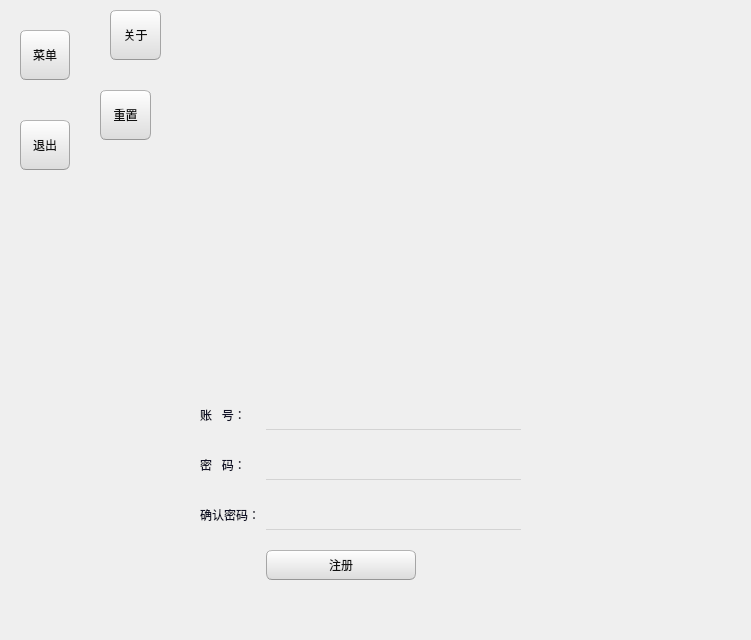
<?xml version="1.0" encoding="UTF-8"?>
<ui version="4.0">
 <class>Register</class>
 <widget class="QWidget" name="Register">
  <property name="geometry">
   <rect>
    <x>0</x>
    <y>0</y>
    <width>751</width>
    <height>640</height>
   </rect>
  </property>
  <property name="minimumSize">
   <size>
    <width>100</width>
    <height>100</height>
   </size>
  </property>
  <property name="maximumSize">
   <size>
    <width>10000</width>
    <height>10000</height>
   </size>
  </property>
  <property name="windowTitle">
   <string>Form</string>
  </property>
  <property name="styleSheet">
   <string notr="true">
QWidget#Register{
	border-image: url(:/image/images/background1.jpg);
}
</string>
  </property>
  <widget class="QPushButton" name="main_menue_btn">
   <property name="geometry">
    <rect>
     <x>20</x>
     <y>30</y>
     <width>50</width>
     <height>50</height>
    </rect>
   </property>
   <property name="styleSheet">
    <string notr="true">QPushButton{
	color:rgb(17,17,17);
	border-width: 1px;
	border-radius: 6px;
	border-bottom-color: rgb(150,150,150);
	border-right-color: rgb(165,165,165);
	border-left-color: rgb(165,165,165);
	border-top-color: rgb(180,180,180);
	border-style: solid;
	padding: 4px;
	background-color: qlineargradient(spread:pad, x1:0.5, y1:1, x2:0.5, y2:0, stop:0 rgba(220, 220, 220, 255), stop:1 rgba(255, 255, 255, 255));
}
QPushButton:hover{
	color:rgb(17,17,17);
	border-width: 1px;
	border-radius:6px;
	border-top-color: rgb(255,150,60);
	border-right-color: qlineargradient(spread:pad, x1:0, y1:1, x2:1, y2:0, stop:0 rgba(200, 70, 20, 255), stop:1 rgba(255,150,60, 255));
	border-left-color:  qlineargradient(spread:pad, x1:1, y1:0, x2:0, y2:0, stop:0 rgba(200, 70, 20, 255), stop:1 rgba(255,150,60, 255));
	border-bottom-color: rgb(200,70,20);
	border-style: solid;
	padding: 2px;
	background-color: qlineargradient(spread:pad, x1:0.5, y1:1, x2:0.5, y2:0, stop:0 rgba(220, 220, 220, 255), stop:1 rgba(255, 255, 255, 255));
}
QPushButton:default{
	color:rgb(17,17,17);
	border-width: 1px;
	border-radius:6px;
	border-top-color: rgb(255,150,60);
	border-right-color: qlineargradient(spread:pad, x1:0, y1:1, x2:1, y2:0, stop:0 rgba(200, 70, 20, 255), stop:1 rgba(255,150,60, 255));
	border-left-color:  qlineargradient(spread:pad, x1:1, y1:0, x2:0, y2:0, stop:0 rgba(200, 70, 20, 255), stop:1 rgba(255,150,60, 255));
	border-bottom-color: rgb(200,70,20);
	border-style: solid;
	padding: 2px;
	background-color: qlineargradient(spread:pad, x1:0.5, y1:1, x2:0.5, y2:0, stop:0 rgba(220, 220, 220, 255), stop:1 rgba(255, 255, 255, 255));
}
QPushButton:pressed{
	color:rgb(17,17,17);
	border-width: 1px;
	border-radius: 6px;
	border-width: 1px;
	border-top-color: rgba(255,150,60,200);
	border-right-color: qlineargradient(spread:pad, x1:0, y1:1, x2:1, y2:0, stop:0 rgba(200, 70, 20, 255), stop:1 rgba(255,150,60, 200));
	border-left-color:  qlineargradient(spread:pad, x1:1, y1:0, x2:0, y2:0, stop:0 rgba(200, 70, 20, 255), stop:1 rgba(255,150,60, 200));
	border-bottom-color: rgba(200,70,20,200);
	border-style: solid;
	padding: 2px;
	background-color: qlineargradient(spread:pad, x1:0.5, y1:0, x2:0.5, y2:1, stop:0 rgba(220, 220, 220, 255), stop:1 rgba(255, 255, 255, 255));
}
QPushButton:disabled{
	color:rgb(174,167,159);
	border-width: 1px;
	border-radius: 6px;
	background-color: qlineargradient(spread:pad, x1:0.5, y1:1, x2:0.5, y2:0, stop:0 rgba(200, 200, 200, 255), stop:1 rgba(230, 230, 230, 255));
}</string>
   </property>
   <property name="text">
    <string>菜单</string>
   </property>
   <property name="checkable">
    <bool>true</bool>
   </property>
   <property name="checked">
    <bool>false</bool>
   </property>
  </widget>
  <widget class="QPushButton" name="exit_menue_btn">
   <property name="geometry">
    <rect>
     <x>20</x>
     <y>120</y>
     <width>50</width>
     <height>50</height>
    </rect>
   </property>
   <property name="styleSheet">
    <string notr="true">QPushButton{
	color:rgb(17,17,17);
	border-width: 1px;
	border-radius: 6px;
	border-bottom-color: rgb(150,150,150);
	border-right-color: rgb(165,165,165);
	border-left-color: rgb(165,165,165);
	border-top-color: rgb(180,180,180);
	border-style: solid;
	padding: 4px;
	background-color: qlineargradient(spread:pad, x1:0.5, y1:1, x2:0.5, y2:0, stop:0 rgba(220, 220, 220, 255), stop:1 rgba(255, 255, 255, 255));
}
QPushButton:hover{
	color:rgb(17,17,17);
	border-width: 1px;
	border-radius:6px;
	border-top-color: rgb(255,150,60);
	border-right-color: qlineargradient(spread:pad, x1:0, y1:1, x2:1, y2:0, stop:0 rgba(200, 70, 20, 255), stop:1 rgba(255,150,60, 255));
	border-left-color:  qlineargradient(spread:pad, x1:1, y1:0, x2:0, y2:0, stop:0 rgba(200, 70, 20, 255), stop:1 rgba(255,150,60, 255));
	border-bottom-color: rgb(200,70,20);
	border-style: solid;
	padding: 2px;
	background-color: qlineargradient(spread:pad, x1:0.5, y1:1, x2:0.5, y2:0, stop:0 rgba(220, 220, 220, 255), stop:1 rgba(255, 255, 255, 255));
}
QPushButton:default{
	color:rgb(17,17,17);
	border-width: 1px;
	border-radius:6px;
	border-top-color: rgb(255,150,60);
	border-right-color: qlineargradient(spread:pad, x1:0, y1:1, x2:1, y2:0, stop:0 rgba(200, 70, 20, 255), stop:1 rgba(255,150,60, 255));
	border-left-color:  qlineargradient(spread:pad, x1:1, y1:0, x2:0, y2:0, stop:0 rgba(200, 70, 20, 255), stop:1 rgba(255,150,60, 255));
	border-bottom-color: rgb(200,70,20);
	border-style: solid;
	padding: 2px;
	background-color: qlineargradient(spread:pad, x1:0.5, y1:1, x2:0.5, y2:0, stop:0 rgba(220, 220, 220, 255), stop:1 rgba(255, 255, 255, 255));
}
QPushButton:pressed{
	color:rgb(17,17,17);
	border-width: 1px;
	border-radius: 6px;
	border-width: 1px;
	border-top-color: rgba(255,150,60,200);
	border-right-color: qlineargradient(spread:pad, x1:0, y1:1, x2:1, y2:0, stop:0 rgba(200, 70, 20, 255), stop:1 rgba(255,150,60, 200));
	border-left-color:  qlineargradient(spread:pad, x1:1, y1:0, x2:0, y2:0, stop:0 rgba(200, 70, 20, 255), stop:1 rgba(255,150,60, 200));
	border-bottom-color: rgba(200,70,20,200);
	border-style: solid;
	padding: 2px;
	background-color: qlineargradient(spread:pad, x1:0.5, y1:0, x2:0.5, y2:1, stop:0 rgba(220, 220, 220, 255), stop:1 rgba(255, 255, 255, 255));
}
QPushButton:disabled{
	color:rgb(174,167,159);
	border-width: 1px;
	border-radius: 6px;
	background-color: qlineargradient(spread:pad, x1:0.5, y1:1, x2:0.5, y2:0, stop:0 rgba(200, 200, 200, 255), stop:1 rgba(230, 230, 230, 255));
}</string>
   </property>
   <property name="text">
    <string>退出</string>
   </property>
  </widget>
  <widget class="QPushButton" name="reset_menue_btn">
   <property name="geometry">
    <rect>
     <x>100</x>
     <y>90</y>
     <width>51</width>
     <height>50</height>
    </rect>
   </property>
   <property name="styleSheet">
    <string notr="true">QPushButton{
	color:rgb(17,17,17);
	border-width: 1px;
	border-radius: 6px;
	border-bottom-color: rgb(150,150,150);
	border-right-color: rgb(165,165,165);
	border-left-color: rgb(165,165,165);
	border-top-color: rgb(180,180,180);
	border-style: solid;
	padding: 4px;
	background-color: qlineargradient(spread:pad, x1:0.5, y1:1, x2:0.5, y2:0, stop:0 rgba(220, 220, 220, 255), stop:1 rgba(255, 255, 255, 255));
}
QPushButton:hover{
	color:rgb(17,17,17);
	border-width: 1px;
	border-radius:6px;
	border-top-color: rgb(255,150,60);
	border-right-color: qlineargradient(spread:pad, x1:0, y1:1, x2:1, y2:0, stop:0 rgba(200, 70, 20, 255), stop:1 rgba(255,150,60, 255));
	border-left-color:  qlineargradient(spread:pad, x1:1, y1:0, x2:0, y2:0, stop:0 rgba(200, 70, 20, 255), stop:1 rgba(255,150,60, 255));
	border-bottom-color: rgb(200,70,20);
	border-style: solid;
	padding: 2px;
	background-color: qlineargradient(spread:pad, x1:0.5, y1:1, x2:0.5, y2:0, stop:0 rgba(220, 220, 220, 255), stop:1 rgba(255, 255, 255, 255));
}
QPushButton:default{
	color:rgb(17,17,17);
	border-width: 1px;
	border-radius:6px;
	border-top-color: rgb(255,150,60);
	border-right-color: qlineargradient(spread:pad, x1:0, y1:1, x2:1, y2:0, stop:0 rgba(200, 70, 20, 255), stop:1 rgba(255,150,60, 255));
	border-left-color:  qlineargradient(spread:pad, x1:1, y1:0, x2:0, y2:0, stop:0 rgba(200, 70, 20, 255), stop:1 rgba(255,150,60, 255));
	border-bottom-color: rgb(200,70,20);
	border-style: solid;
	padding: 2px;
	background-color: qlineargradient(spread:pad, x1:0.5, y1:1, x2:0.5, y2:0, stop:0 rgba(220, 220, 220, 255), stop:1 rgba(255, 255, 255, 255));
}
QPushButton:pressed{
	color:rgb(17,17,17);
	border-width: 1px;
	border-radius: 6px;
	border-width: 1px;
	border-top-color: rgba(255,150,60,200);
	border-right-color: qlineargradient(spread:pad, x1:0, y1:1, x2:1, y2:0, stop:0 rgba(200, 70, 20, 255), stop:1 rgba(255,150,60, 200));
	border-left-color:  qlineargradient(spread:pad, x1:1, y1:0, x2:0, y2:0, stop:0 rgba(200, 70, 20, 255), stop:1 rgba(255,150,60, 200));
	border-bottom-color: rgba(200,70,20,200);
	border-style: solid;
	padding: 2px;
	background-color: qlineargradient(spread:pad, x1:0.5, y1:0, x2:0.5, y2:1, stop:0 rgba(220, 220, 220, 255), stop:1 rgba(255, 255, 255, 255));
}
QPushButton:disabled{
	color:rgb(174,167,159);
	border-width: 1px;
	border-radius: 6px;
	background-color: qlineargradient(spread:pad, x1:0.5, y1:1, x2:0.5, y2:0, stop:0 rgba(200, 200, 200, 255), stop:1 rgba(230, 230, 230, 255));
}</string>
   </property>
   <property name="text">
    <string>重置</string>
   </property>
  </widget>
  <widget class="QPushButton" name="about_menue_btn">
   <property name="geometry">
    <rect>
     <x>110</x>
     <y>10</y>
     <width>51</width>
     <height>50</height>
    </rect>
   </property>
   <property name="styleSheet">
    <string notr="true">QPushButton{
	color:rgb(17,17,17);
	border-width: 1px;
	border-radius: 6px;
	border-bottom-color: rgb(150,150,150);
	border-right-color: rgb(165,165,165);
	border-left-color: rgb(165,165,165);
	border-top-color: rgb(180,180,180);
	border-style: solid;
	padding: 4px;
	background-color: qlineargradient(spread:pad, x1:0.5, y1:1, x2:0.5, y2:0, stop:0 rgba(220, 220, 220, 255), stop:1 rgba(255, 255, 255, 255));
}
QPushButton:hover{
	color:rgb(17,17,17);
	border-width: 1px;
	border-radius:6px;
	border-top-color: rgb(255,150,60);
	border-right-color: qlineargradient(spread:pad, x1:0, y1:1, x2:1, y2:0, stop:0 rgba(200, 70, 20, 255), stop:1 rgba(255,150,60, 255));
	border-left-color:  qlineargradient(spread:pad, x1:1, y1:0, x2:0, y2:0, stop:0 rgba(200, 70, 20, 255), stop:1 rgba(255,150,60, 255));
	border-bottom-color: rgb(200,70,20);
	border-style: solid;
	padding: 2px;
	background-color: qlineargradient(spread:pad, x1:0.5, y1:1, x2:0.5, y2:0, stop:0 rgba(220, 220, 220, 255), stop:1 rgba(255, 255, 255, 255));
}
QPushButton:default{
	color:rgb(17,17,17);
	border-width: 1px;
	border-radius:6px;
	border-top-color: rgb(255,150,60);
	border-right-color: qlineargradient(spread:pad, x1:0, y1:1, x2:1, y2:0, stop:0 rgba(200, 70, 20, 255), stop:1 rgba(255,150,60, 255));
	border-left-color:  qlineargradient(spread:pad, x1:1, y1:0, x2:0, y2:0, stop:0 rgba(200, 70, 20, 255), stop:1 rgba(255,150,60, 255));
	border-bottom-color: rgb(200,70,20);
	border-style: solid;
	padding: 2px;
	background-color: qlineargradient(spread:pad, x1:0.5, y1:1, x2:0.5, y2:0, stop:0 rgba(220, 220, 220, 255), stop:1 rgba(255, 255, 255, 255));
}
QPushButton:pressed{
	color:rgb(17,17,17);
	border-width: 1px;
	border-radius: 6px;
	border-width: 1px;
	border-top-color: rgba(255,150,60,200);
	border-right-color: qlineargradient(spread:pad, x1:0, y1:1, x2:1, y2:0, stop:0 rgba(200, 70, 20, 255), stop:1 rgba(255,150,60, 200));
	border-left-color:  qlineargradient(spread:pad, x1:1, y1:0, x2:0, y2:0, stop:0 rgba(200, 70, 20, 255), stop:1 rgba(255,150,60, 200));
	border-bottom-color: rgba(200,70,20,200);
	border-style: solid;
	padding: 2px;
	background-color: qlineargradient(spread:pad, x1:0.5, y1:0, x2:0.5, y2:1, stop:0 rgba(220, 220, 220, 255), stop:1 rgba(255, 255, 255, 255));
}
QPushButton:disabled{
	color:rgb(174,167,159);
	border-width: 1px;
	border-radius: 6px;
	background-color: qlineargradient(spread:pad, x1:0.5, y1:1, x2:0.5, y2:0, stop:0 rgba(200, 200, 200, 255), stop:1 rgba(230, 230, 230, 255));
}</string>
   </property>
   <property name="text">
    <string>关于</string>
   </property>
  </widget>
  <widget class="QWidget" name="layoutWidget">
   <property name="geometry">
    <rect>
     <x>200</x>
     <y>400</y>
     <width>321</width>
     <height>231</height>
    </rect>
   </property>
   <layout class="QFormLayout" name="formLayout">
    <property name="sizeConstraint">
     <enum>QLayout::SetMinimumSize</enum>
    </property>
    <property name="verticalSpacing">
     <number>20</number>
    </property>
    <item row="0" column="0">
     <widget class="QLabel" name="label">
      <property name="styleSheet">
       <string notr="true">color: rgb(17, 18, 39);

font: 9pt &quot;华文琥珀&quot;;</string>
      </property>
      <property name="text">
       <string>账   号：</string>
      </property>
     </widget>
    </item>
    <item row="0" column="1">
     <widget class="QLineEdit" name="lineEdit">
      <property name="minimumSize">
       <size>
        <width>0</width>
        <height>30</height>
       </size>
      </property>
      <property name="styleSheet">
       <string notr="true">background-color: transparent;
color: rgb(255, 255, 255);
border:none;
border-bottom:1px solid lightgray;</string>
      </property>
     </widget>
    </item>
    <item row="1" column="0">
     <widget class="QLabel" name="label_2">
      <property name="styleSheet">
       <string notr="true">color: rgb(17, 18, 39);

font: 9pt &quot;华文琥珀&quot;;</string>
      </property>
      <property name="text">
       <string>密   码：</string>
      </property>
     </widget>
    </item>
    <item row="1" column="1">
     <widget class="QLineEdit" name="lineEdit_2">
      <property name="minimumSize">
       <size>
        <width>0</width>
        <height>30</height>
       </size>
      </property>
      <property name="styleSheet">
       <string notr="true">background-color: transparent;
color: rgb(255, 255, 255);
border:none;
border-bottom:1px solid lightgray;</string>
      </property>
     </widget>
    </item>
    <item row="2" column="0">
     <widget class="QLabel" name="label_3">
      <property name="styleSheet">
       <string notr="true">color: rgb(17, 18, 39);

font: 9pt &quot;华文琥珀&quot;;</string>
      </property>
      <property name="text">
       <string>确认密码：</string>
      </property>
     </widget>
    </item>
    <item row="2" column="1">
     <widget class="QLineEdit" name="lineEdit_3">
      <property name="minimumSize">
       <size>
        <width>0</width>
        <height>30</height>
       </size>
      </property>
      <property name="styleSheet">
       <string notr="true">background-color: transparent;
color: rgb(255, 255, 255);
border:none;
border-bottom:1px solid lightgray;</string>
      </property>
     </widget>
    </item>
    <item row="3" column="1">
     <widget class="QPushButton" name="pushButton">
      <property name="enabled">
       <bool>true</bool>
      </property>
      <property name="minimumSize">
       <size>
        <width>0</width>
        <height>30</height>
       </size>
      </property>
      <property name="maximumSize">
       <size>
        <width>150</width>
        <height>16777215</height>
       </size>
      </property>
      <property name="cursor">
       <cursorShape>PointingHandCursor</cursorShape>
      </property>
      <property name="styleSheet">
       <string notr="true">QPushButton{
	color:rgb(17,17,17);
	border-width: 1px;
	border-radius: 6px;
	border-bottom-color: rgb(150,150,150);
	border-right-color: rgb(165,165,165);
	border-left-color: rgb(165,165,165);
	border-top-color: rgb(180,180,180);
	border-style: solid;
	padding: 4px;
	background-color: qlineargradient(spread:pad, x1:0.5, y1:1, x2:0.5, y2:0, stop:0 rgba(220, 220, 220, 255), stop:1 rgba(255, 255, 255, 255));
}
QPushButton:hover{
	color:rgb(17,17,17);
	border-width: 1px;
	border-radius:6px;
	border-top-color: rgb(255,150,60);
	border-right-color: qlineargradient(spread:pad, x1:0, y1:1, x2:1, y2:0, stop:0 rgba(200, 70, 20, 255), stop:1 rgba(255,150,60, 255));
	border-left-color:  qlineargradient(spread:pad, x1:1, y1:0, x2:0, y2:0, stop:0 rgba(200, 70, 20, 255), stop:1 rgba(255,150,60, 255));
	border-bottom-color: rgb(200,70,20);
	border-style: solid;
	padding: 2px;
	background-color: qlineargradient(spread:pad, x1:0.5, y1:1, x2:0.5, y2:0, stop:0 rgba(220, 220, 220, 255), stop:1 rgba(255, 255, 255, 255));
}
QPushButton:default{
	color:rgb(17,17,17);
	border-width: 1px;
	border-radius:6px;
	border-top-color: rgb(255,150,60);
	border-right-color: qlineargradient(spread:pad, x1:0, y1:1, x2:1, y2:0, stop:0 rgba(200, 70, 20, 255), stop:1 rgba(255,150,60, 255));
	border-left-color:  qlineargradient(spread:pad, x1:1, y1:0, x2:0, y2:0, stop:0 rgba(200, 70, 20, 255), stop:1 rgba(255,150,60, 255));
	border-bottom-color: rgb(200,70,20);
	border-style: solid;
	padding: 2px;
	background-color: qlineargradient(spread:pad, x1:0.5, y1:1, x2:0.5, y2:0, stop:0 rgba(220, 220, 220, 255), stop:1 rgba(255, 255, 255, 255));
}
QPushButton:pressed{
	color:rgb(17,17,17);
	border-width: 1px;
	border-radius: 6px;
	border-width: 1px;
	border-top-color: rgba(255,150,60,200);
	border-right-color: qlineargradient(spread:pad, x1:0, y1:1, x2:1, y2:0, stop:0 rgba(200, 70, 20, 255), stop:1 rgba(255,150,60, 200));
	border-left-color:  qlineargradient(spread:pad, x1:1, y1:0, x2:0, y2:0, stop:0 rgba(200, 70, 20, 255), stop:1 rgba(255,150,60, 200));
	border-bottom-color: rgba(200,70,20,200);
	border-style: solid;
	padding: 2px;
	background-color: qlineargradient(spread:pad, x1:0.5, y1:0, x2:0.5, y2:1, stop:0 rgba(220, 220, 220, 255), stop:1 rgba(255, 255, 255, 255));
}
QPushButton:disabled{
	color:rgb(174,167,159);
	border-width: 1px;
	border-radius: 6px;
	background-color: qlineargradient(spread:pad, x1:0.5, y1:1, x2:0.5, y2:0, stop:0 rgba(200, 200, 200, 255), stop:1 rgba(230, 230, 230, 255));
}</string>
      </property>
      <property name="text">
       <string>注册</string>
      </property>
     </widget>
    </item>
   </layout>
  </widget>
  <zorder>exit_menue_btn</zorder>
  <zorder>reset_menue_btn</zorder>
  <zorder>about_menue_btn</zorder>
  <zorder>layoutWidget</zorder>
  <zorder>main_menue_btn</zorder>
 </widget>
 <resources>
  <include location="../images_res.qrc"/>
 </resources>
 <connections>
  <connection>
   <sender>main_menue_btn</sender>
   <signal>clicked(bool)</signal>
   <receiver>Register</receiver>
   <slot>show_hide_menue()</slot>
   <hints>
    <hint type="sourcelabel">
     <x>30</x>
     <y>57</y>
    </hint>
    <hint type="destinationlabel">
     <x>-78</x>
     <y>55</y>
    </hint>
   </hints>
  </connection>
  <connection>
   <sender>exit_menue_btn</sender>
   <signal>clicked()</signal>
   <receiver>Register</receiver>
   <slot>exit_ui()</slot>
   <hints>
    <hint type="sourcelabel">
     <x>36</x>
     <y>145</y>
    </hint>
    <hint type="destinationlabel">
     <x>-47</x>
     <y>159</y>
    </hint>
   </hints>
  </connection>
  <connection>
   <sender>about_menue_btn</sender>
   <signal>clicked()</signal>
   <receiver>Register</receiver>
   <slot>about_cnn()</slot>
   <hints>
    <hint type="sourcelabel">
     <x>140</x>
     <y>30</y>
    </hint>
    <hint type="destinationlabel">
     <x>176</x>
     <y>-88</y>
    </hint>
   </hints>
  </connection>
  <connection>
   <sender>reset_menue_btn</sender>
   <signal>clicked()</signal>
   <receiver>Register</receiver>
   <slot>resnet_data()</slot>
   <hints>
    <hint type="sourcelabel">
     <x>129</x>
     <y>115</y>
    </hint>
    <hint type="destinationlabel">
     <x>110</x>
     <y>-52</y>
    </hint>
   </hints>
  </connection>
  <connection>
   <sender>pushButton</sender>
   <signal>clicked()</signal>
   <receiver>Register</receiver>
   <slot>check_register()</slot>
   <hints>
    <hint type="sourcelabel">
     <x>326</x>
     <y>570</y>
    </hint>
    <hint type="destinationlabel">
     <x>195</x>
     <y>590</y>
    </hint>
   </hints>
  </connection>
 </connections>
 <slots>
  <slot>show_hide_menue()</slot>
  <slot>exit_ui()</slot>
  <slot>about_cnn()</slot>
  <slot>resnet_data()</slot>
  <slot>check_register()</slot>
 </slots>
</ui>
